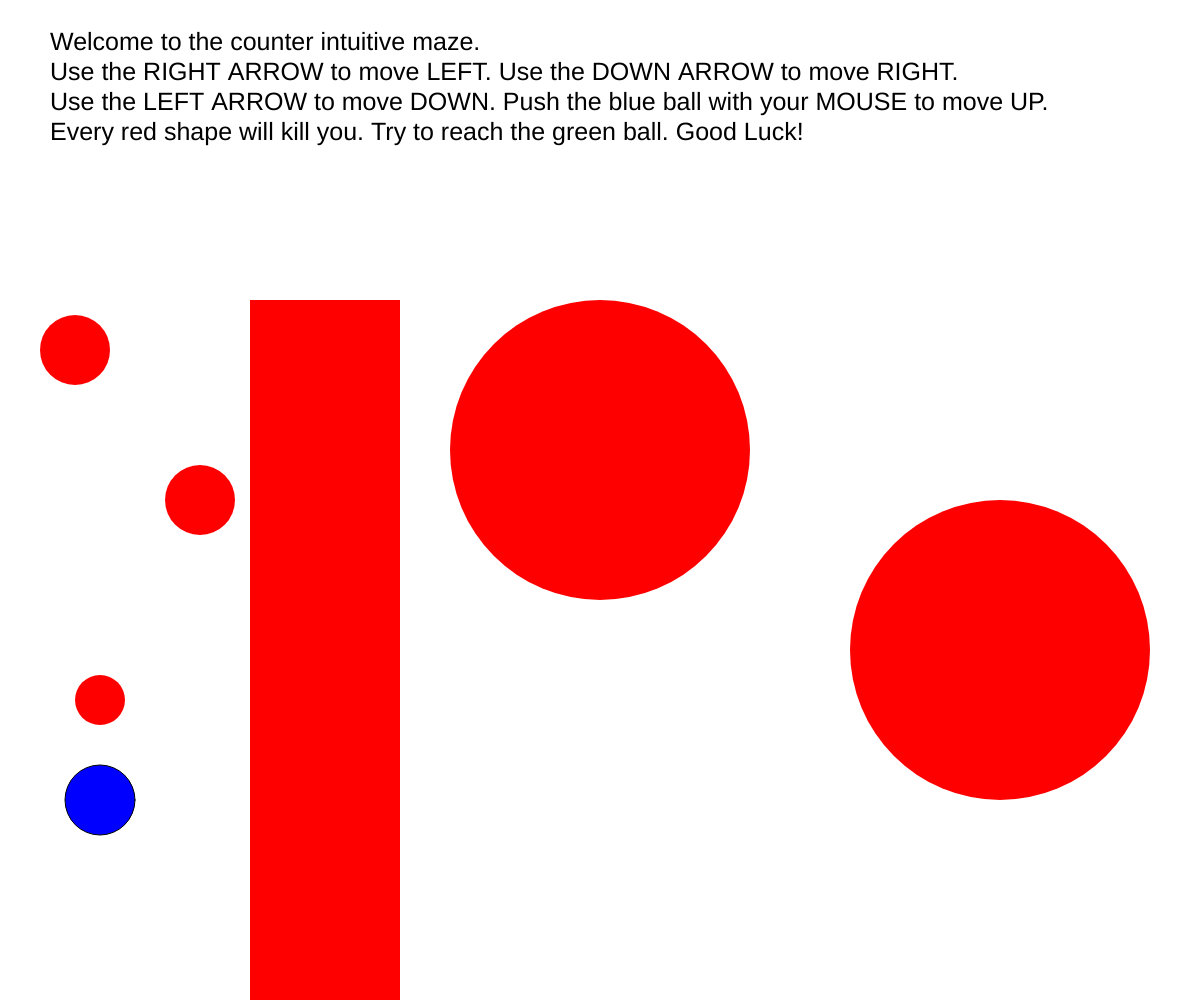
Frame 1 (no input)
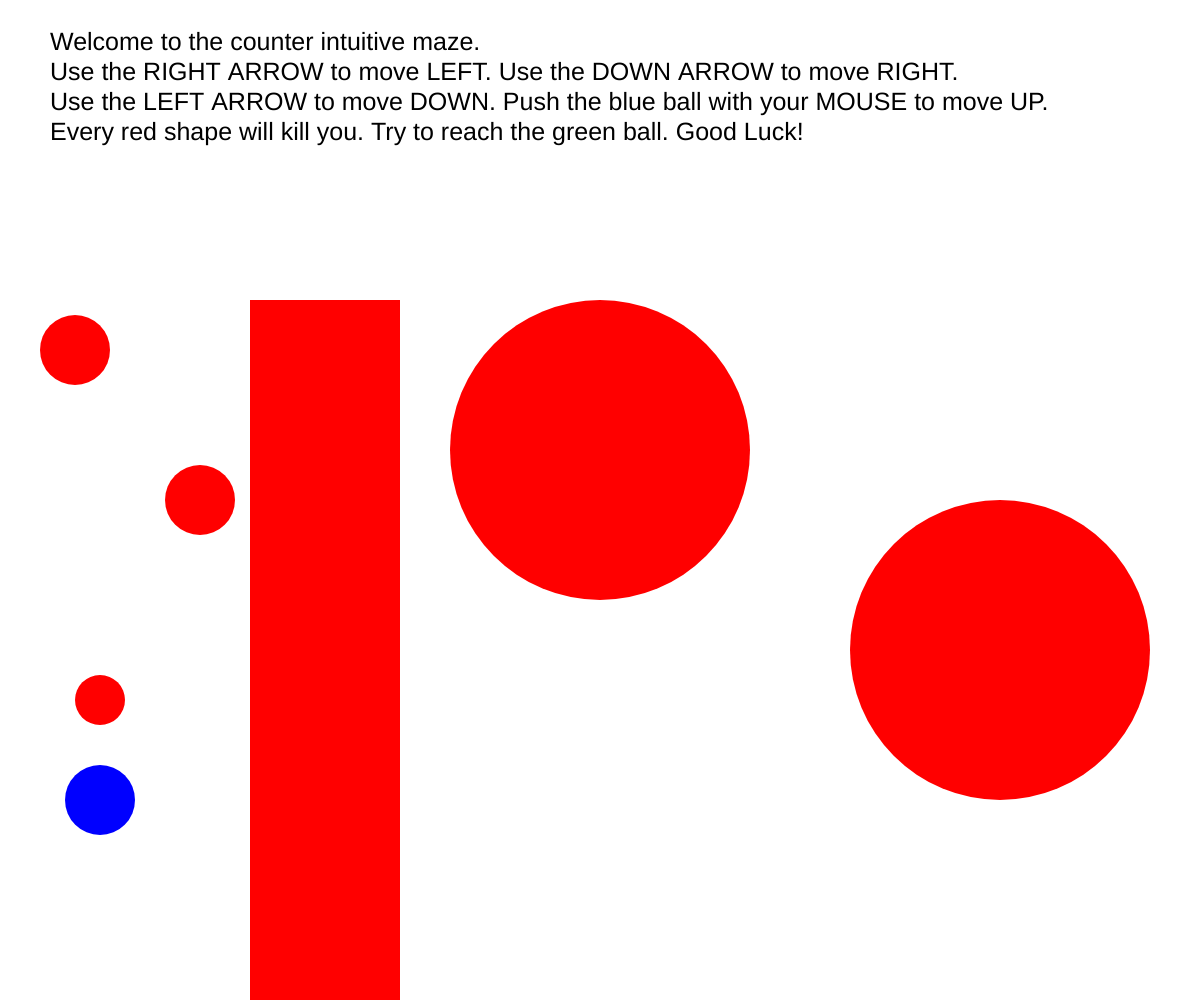
Frame 60 (no input)
Frame 120 (the mouse pressed at the canvas centre since frame 60): identical to frame 60, image omitted

The p5.js sketch that drew these frames (run headless with seeded random() and noise() and a simulated clock; from frame 60 on, the mouse is pressed at the canvas centre):

// p5.js sketch
// ── sketch.js
var x = 100;
var y = 800;

//lock the screen in place
window.addEventListener("keydown", function(e) {
    // space and arrow keys
    if ([32, 37, 38, 39, 40].indexOf(e.keyCode) > -1) {
        e.preventDefault();
    }
}, false);

function preload() {

}

function setup() {

    createCanvas(windowWidth, windowHeight)
    fill(255, 0, 0);

}

function draw() {

    var distance = dist(x, y, mouseX, mouseY);
    var remap = map(distance, 0, 565, 0, 25);

    //blue circle movement
    if (keyIsDown(RIGHT_ARROW)) {
        x -= 3;
    }

    if (keyIsDown(DOWN_ARROW)) {
        x += 3;
    }

    if (distance < 70) {
        y -= 3;
    }

    if (keyIsDown(LEFT_ARROW)) {
        y += 3;
    }
    clear();

    //blue circle
    fill("blue");
    ellipse(x, y, 70);
    noStroke();


    //obstacles
    fill("red");

    rect(250, 300, 150, 800);

    ellipse(100, 700, 50);
    ellipse(200, 500, 70);
    ellipse(75, 350, 70);
    ellipse(600, 450, 300);
    ellipse(1000, 650, 300);

    rect(1200, 0, 150, 800);

    ellipse(1450, 700, 80);
    ellipse(1650, 550, 200);
    ellipse(1450, 300, 120);

    //end goal
    fill("green");
    ellipse(1450, 75, 70);

    //introduction text
    textAlign(LEFT);
    textSize(25);
    fill("black");
    text("Welcome to the counter intuitive maze.", 50, 50);
    text("Use the RIGHT ARROW to move LEFT. Use the DOWN ARROW to move RIGHT.", 50, 80);
    text("Use the LEFT ARROW to move DOWN. Push the blue ball with your MOUSE to move UP.", 50, 110);
    text("Every red shape will kill you. Try to reach the green ball. Good Luck!", 50, 140);

    // collisions
    if (x > 215 && x < 435 && y > 265) {
        fill("red");
        rect(0, 0, windowWidth, windowHeight);
        textAlign(CENTER, CENTER);
        textSize(50);
        fill("white");
        text("GAME OVER. REFRESH THE PAGE TO TRY AGAIN.", windowWidth / 2, windowHeight / 2);
    }

    if (dist(x, y, 100, 700) < 50) {
        fill("red");
        rect(0, 0, windowWidth, windowHeight);
        textAlign(CENTER, CENTER);
        textSize(50);
        fill("white");
        text("GAME OVER. REFRESH THE PAGE TO TRY AGAIN.", windowWidth / 2, windowHeight / 2);
    }

    if (dist(x, y, 200, 500) < 70) {
        fill("red");
        rect(0, 0, windowWidth, windowHeight);
        textAlign(CENTER, CENTER);
        textSize(50);
        fill("white");
        text("GAME OVER. REFRESH THE PAGE TO TRY AGAIN.", windowWidth / 2, windowHeight / 2);
    }

    if (dist(x, y, 75, 350) < 70) {
        fill("red");
        rect(0, 0, windowWidth, windowHeight);
        textAlign(CENTER, CENTER);
        textSize(50);
        fill("white");
        text("GAME OVER. REFRESH THE PAGE TO TRY AGAIN.", windowWidth / 2, windowHeight / 2);
    }

    if (dist(x, y, 600, 450) < 180) {
        fill("red");
        rect(0, 0, windowWidth, windowHeight);
        textAlign(CENTER, CENTER);
        textSize(50);
        fill("white");
        text("GAME OVER. REFRESH THE PAGE TO TRY AGAIN.", windowWidth / 2, windowHeight / 2);
    }

    if (dist(x, y, 1000, 650) < 180) {
        fill("red");
        rect(0, 0, windowWidth, windowHeight);
        textAlign(CENTER, CENTER);
        textSize(50);
        fill("white");
        text("GAME OVER. REFRESH THE PAGE TO TRY AGAIN.", windowWidth / 2, windowHeight / 2);
    }

    if (x > 1165 && x < 1385 && y < 835) {
        fill("red");
        rect(0, 0, windowWidth, windowHeight);
        textAlign(CENTER, CENTER);
        textSize(50);
        fill("white");
        text("GAME OVER. REFRESH THE PAGE TO TRY AGAIN.", windowWidth / 2, windowHeight / 2);
    }

    if (dist(x, y, 1450, 700) < 80) {
        fill("red");
        rect(0, 0, windowWidth, windowHeight);
        textAlign(CENTER, CENTER);
        textSize(50);
        fill("white");
        text("GAME OVER. REFRESH THE PAGE TO TRY AGAIN.", windowWidth / 2, windowHeight / 2);
    }

    if (dist(x, y, 1650, 550) < 130) {
        fill("red");
        rect(0, 0, windowWidth, windowHeight);
        textAlign(CENTER, CENTER);
        textSize(50);
        fill("white");
        text("GAME OVER. REFRESH THE PAGE TO TRY AGAIN.", windowWidth / 2, windowHeight / 2);
    }

    if (dist(x, y, 1450, 300) < 100) {
        fill("red");
        rect(0, 0, windowWidth, windowHeight);
        textAlign(CENTER, CENTER);
        textSize(50);
        fill("white");
        text("GAME OVER. REFRESH THE PAGE TO TRY AGAIN.", windowWidth / 2, windowHeight / 2);
    }

    if (dist(x, y, 1450, 75) < 70) {
        fill("green");
        rect(0, 0, windowWidth, windowHeight);
        textAlign(CENTER, CENTER);
        textSize(50);
        fill("white");
        text("YOU WON!! IT WASN'T THAT EASY, RIGHT?", windowWidth / 2, windowHeight / 2);
    }
}
